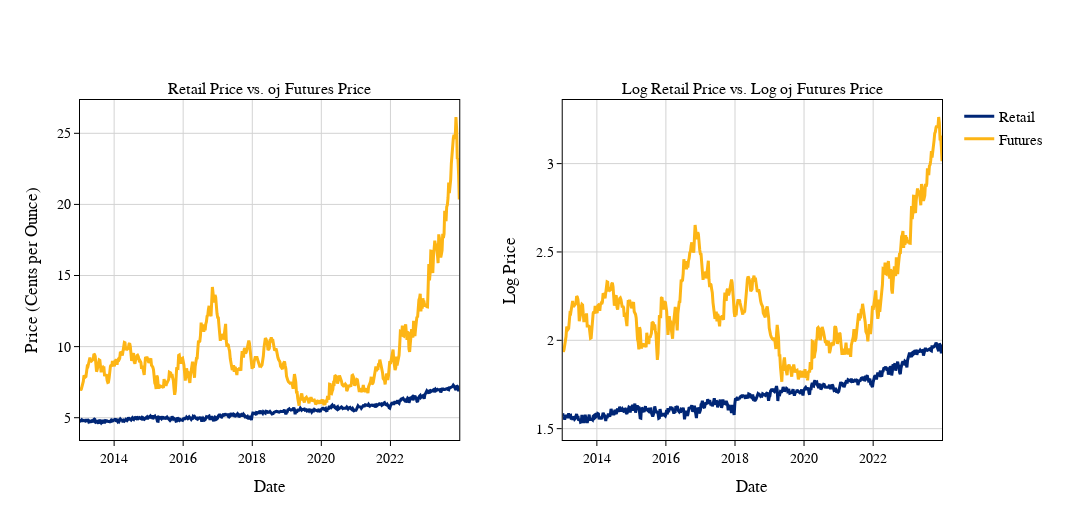

The cell this chart's notebook holds for it:
### Markdown cell above
## 2. Visualization

Plot retail ground oj prices against oj futures prices over time.

### Code cell
# =============================================================================
# Time Series Plot: Retail vs. Futures Prices (Side by Side)
# =============================================================================

from plotly.subplots import make_subplots

fig = make_subplots(
    rows=1, cols=2,
    subplot_titles=("Retail Price vs. oj Futures Price", 
                    "Log Retail Price vs. Log oj Futures Price"),
    horizontal_spacing=0.12
)

# Left plot: Original prices
fig.add_trace(
    go.Scatter(
        x=df_weekly["date"],
        y=df_weekly["price"],
        mode="lines",
        name="Retail",
        line=dict(color=BERKELEY_BLUE, width=3),
        showlegend=True,
    ),
    row=1, col=1
)

fig.add_trace(
    go.Scatter(
        x=df_weekly["date"],
        y=df_weekly["cost"],
        mode="lines",
        name="Futures",
        line=dict(color=CALIFORNIA_GOLD, width=3),
        showlegend=True,
    ),
    row=1, col=1
)

# Right plot: Log prices
fig.add_trace(
    go.Scatter(
        x=df_weekly["date"],
        y=df_weekly["lp"],
        mode="lines",
        name="Retail",
        line=dict(color=BERKELEY_BLUE, width=3),
        showlegend=False,
    ),
    row=1, col=2
)

fig.add_trace(
    go.Scatter(
        x=df_weekly["date"],
        y=df_weekly["lc"],
        mode="lines",
        name="Futures",
        line=dict(color=CALIFORNIA_GOLD, width=3),
        showlegend=False,
    ),
    row=1, col=2
)

fig.update_xaxes(
    title_text="Date",
    showgrid=True, gridcolor="lightgray", zeroline=False,
    linecolor="black", linewidth=1, mirror=True,
    ticks="outside", tickwidth=1, tickcolor="black",
    row=1, col=1
)

fig.update_xaxes(
    title_text="Date",
    showgrid=True, gridcolor="lightgray", zeroline=False,
    linecolor="black", linewidth=1, mirror=True,
    ticks="outside", tickwidth=1, tickcolor="black",
    row=1, col=2
)

fig.update_yaxes(
    title_text="Price (Cents per Ounce)",
    showgrid=True, gridcolor="lightgray", zeroline=False,
    linecolor="black", linewidth=1, mirror=True,
    ticks="outside", tickwidth=1, tickcolor="black",
    row=1, col=1
)

fig.update_yaxes(
    title_text="Log Price",
    showgrid=True, gridcolor="lightgray", zeroline=False,
    linecolor="black", linewidth=1, mirror=True,
    ticks="outside", tickwidth=1, tickcolor="black",
    row=1, col=2
)

fig.update_layout(
    font=dict(family="Times New Roman", size=14, color="black"),
    template="simple_white",
    legend=dict(
        x=1.02, y=1, xanchor="left", yanchor="top",
        font=dict(size=15), bgcolor="rgba(255,255,255,0)", bordercolor="rgba(0,0,0,0)",
    ),
    margin=dict(r=150),
    width=1200,
    height=520,
)

fig.show()
# fig.write_image(PLOT_FOLDER / "Price_Cost.png")

### Figure 1 — Plotly figure (JSON) as saved in the notebook; plotly's stock layout.template omitted (floating-point values rounded to 4 significant figures; data arrays with more than 128 entries replaced by an {"elided": "..."} marker saying what was removed)
{"data": [{"line": {"color": "#002676", "width": 3}, "mode": "lines", "name": "Retail", "showlegend": true, "type": "scatter", "x": {"elided": "574 str values"}, "xaxis": "x", "y": {"elided": "574 float values"}, "yaxis": "y"}, {"line": {"color": "#FDB515", "width": 3}, "mode": "lines", "name": "Futures", "showlegend": true, "type": "scatter", "x": {"elided": "574 str values"}, "xaxis": "x", "y": {"elided": "574 float values"}, "yaxis": "y"}, {"line": {"color": "#002676", "width": 3}, "mode": "lines", "name": "Retail", "showlegend": false, "type": "scatter", "x": {"elided": "574 str values"}, "xaxis": "x2", "y": {"elided": "574 float values"}, "yaxis": "y2"}, {"line": {"color": "#FDB515", "width": 3}, "mode": "lines", "name": "Futures", "showlegend": false, "type": "scatter", "x": {"elided": "574 str values"}, "xaxis": "x2", "y": {"elided": "574 float values"}, "yaxis": "y2"}], "layout": {"annotations": [{"font": {"size": 16}, "showarrow": false, "text": "Retail Price vs. oj Futures Price", "x": 0.22, "xanchor": "center", "xref": "paper", "y": 1, "yanchor": "bottom", "yref": "paper"}, {"font": {"size": 16}, "showarrow": false, "text": "Log Retail Price vs. Log oj Futures Price", "x": 0.78, "xanchor": "center", "xref": "paper", "y": 1, "yanchor": "bottom", "yref": "paper"}], "font": {"color": "black", "family": "Times New Roman", "size": 14}, "height": 520, "legend": {"bgcolor": "rgba(255,255,255,0)", "bordercolor": "rgba(0,0,0,0)", "font": {"size": 15}, "x": 1.02, "xanchor": "left", "y": 1, "yanchor": "top"}, "margin": {"r": 150}, "width": 1200, "xaxis": {"anchor": "y", "domain": [0, 0.44], "gridcolor": "lightgray", "linecolor": "black", "linewidth": 1, "mirror": true, "showgrid": true, "tickcolor": "black", "ticks": "outside", "tickwidth": 1, "title": {"text": "Date"}, "zeroline": false}, "xaxis2": {"anchor": "y2", "domain": [0.56, 1], "gridcolor": "lightgray", "linecolor": "black", "linewidth": 1, "mirror": true, "showgrid": true, "tickcolor": "black", "ticks": "outside", "tickwidth": 1, "title": {"text": "Date"}, "zeroline": false}, "yaxis": {"anchor": "x", "domain": [0, 1], "gridcolor": "lightgray", "linecolor": "black", "linewidth": 1, "mirror": true, "showgrid": true, "tickcolor": "black", "ticks": "outside", "tickwidth": 1, "title": {"text": "Price (Cents per Ounce)"}, "zeroline": false}, "yaxis2": {"anchor": "x2", "domain": [0, 1], "gridcolor": "lightgray", "linecolor": "black", "linewidth": 1, "mirror": true, "showgrid": true, "tickcolor": "black", "ticks": "outside", "tickwidth": 1, "title": {"text": "Log Price"}, "zeroline": false}}}
